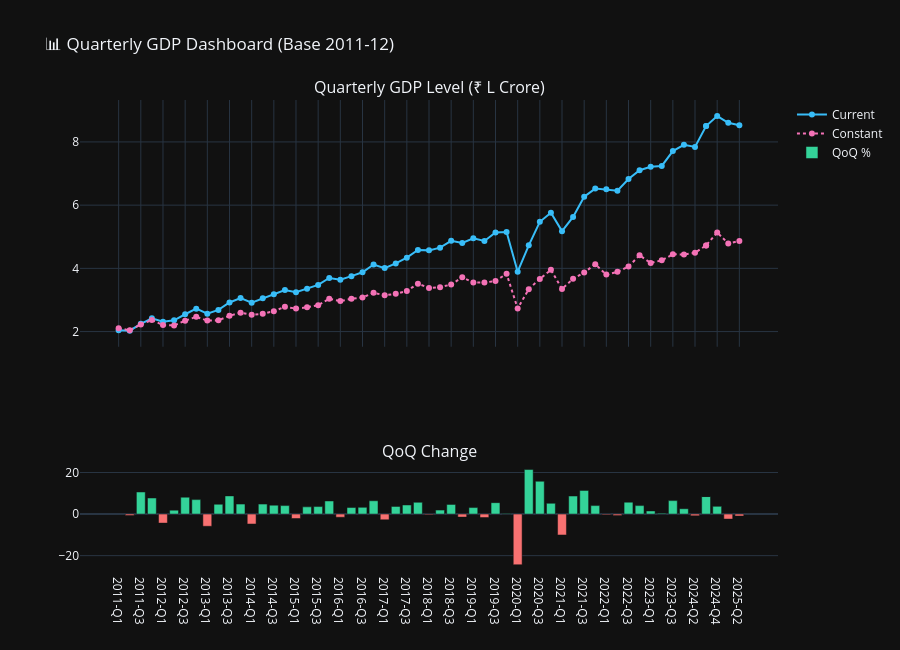

Notebook source saved alongside this figure:
### Code cell
gdp_q2 = df_qtr[(df_qtr['indicator'] == 'Gross Domestic Product') &
                (df_qtr['base_year'] == '2011-12')].dropna(subset=['quarter'])
gdp_q2 = gdp_q2.sort_values(['year_int','quarter'])
gdp_q2['period'] = gdp_q2['year_int'].astype(str) + '-' + gdp_q2['quarter'].astype(str)

fig = make_subplots(rows=2, cols=1, shared_xaxes=True, row_heights=[0.7, 0.3],
                    subplot_titles=['Quarterly GDP Level (₹ L Crore)', 'QoQ Change'])

fig.add_trace(go.Scatter(
    x=gdp_q2['period'], y=gdp_q2['current_price']/1e6,
    mode='lines+markers', name='Current',
    line=dict(color='#38bdf8', width=2)
), row=1, col=1)

fig.add_trace(go.Scatter(
    x=gdp_q2['period'], y=gdp_q2['constant_price']/1e6,
    mode='lines+markers', name='Constant',
    line=dict(color='#f472b6', width=2, dash='dot')
), row=1, col=1)

gdp_q2['qoq'] = gdp_q2['current_price'].pct_change() * 100
clr = ['#34d399' if v >= 0 else '#f87171' for v in gdp_q2['qoq'].fillna(0)]
fig.add_trace(go.Bar(
    x=gdp_q2['period'], y=gdp_q2['qoq'],
    marker_color=clr, name='QoQ %'
), row=2, col=1)

fig.update_layout(
    title='📊 Quarterly GDP Dashboard (Base 2011-12)',
    template='plotly_dark', height=650, hovermode='x unified'
)
fig.show()
fig.write_html('plotly_quarterly_dashboard.html')

### Figure 1 — Plotly figure (JSON) as saved in the notebook; plotly's stock layout.template omitted (floating-point values rounded to 4 significant figures)
{"data": [{"line": {"color": "#38bdf8", "width": 2}, "mode": "lines+markers", "name": "Current", "type": "scatter", "x": ["2011-Q1", "2011-Q2", "2011-Q3", "2011-Q4", "2012-Q1", "2012-Q2", "2012-Q3", "2012-Q4", "2013-Q1", "2013-Q2", "2013-Q3", "2013-Q4", "2014-Q1", "2014-Q2", "2014-Q3", "2014-Q4", "2015-Q1", "2015-Q2", "2015-Q3", "2015-Q4", "2016-Q1", "2016-Q2", "2016-Q3", "2016-Q4", "2017-Q1", "2017-Q2", "2017-Q3", "2017-Q4", "2018-Q1", "2018-Q2", "2018-Q3", "2018-Q4", "2019-Q1", "2019-Q2", "2019-Q3", "2019-Q4", "2020-Q1", "2020-Q2", "2020-Q3", "2020-Q4", "2021-Q1", "2021-Q2", "2021-Q3", "2021-Q4", "2022-Q1", "2022-Q2", "2022-Q3", "2022-Q4", "2023-Q1", "2023-Q2", "2023-Q3", "2024-Q1", "2024-Q2", "2024-Q3", "2024-Q3", "2024-Q4", "2025-Q1", "2025-Q2"], "xaxis": "x", "y": [2.043, 2.029, 2.245, 2.419, 2.313, 2.357, 2.548, 2.725, 2.565, 2.686, 2.921, 3.061, 2.914, 3.054, 3.185, 3.315, 3.244, 3.356, 3.477, 3.696, 3.64, 3.754, 3.875, 4.123, 4.009, 4.157, 4.339, 4.585, 4.569, 4.656, 4.873, 4.801, 4.951, 4.868, 5.135, 5.149, 3.894, 4.728, 5.474, 5.758, 5.178, 5.627, 6.268, 6.524, 6.5, 6.458, 6.828, 7.105, 7.212, 7.241, 7.71, 7.908, 7.84, 8.502, 8.502, 8.818, 8.605, 8.525], "yaxis": "y"}, {"line": {"color": "#f472b6", "dash": "dot", "width": 2}, "mode": "lines+markers", "name": "Constant", "type": "scatter", "x": ["2011-Q1", "2011-Q2", "2011-Q3", "2011-Q4", "2012-Q1", "2012-Q2", "2012-Q3", "2012-Q4", "2013-Q1", "2013-Q2", "2013-Q3", "2013-Q4", "2014-Q1", "2014-Q2", "2014-Q3", "2014-Q4", "2015-Q1", "2015-Q2", "2015-Q3", "2015-Q4", "2016-Q1", "2016-Q2", "2016-Q3", "2016-Q4", "2017-Q1", "2017-Q2", "2017-Q3", "2017-Q4", "2018-Q1", "2018-Q2", "2018-Q3", "2018-Q4", "2019-Q1", "2019-Q2", "2019-Q3", "2019-Q4", "2020-Q1", "2020-Q2", "2020-Q3", "2020-Q4", "2021-Q1", "2021-Q2", "2021-Q3", "2021-Q4", "2022-Q1", "2022-Q2", "2022-Q3", "2022-Q4", "2023-Q1", "2023-Q2", "2023-Q3", "2024-Q1", "2024-Q2", "2024-Q3", "2024-Q3", "2024-Q4", "2025-Q1", "2025-Q2"], "xaxis": "x", "y": [2.103, 2.043, 2.225, 2.365, 2.205, 2.196, 2.345, 2.467, 2.347, 2.357, 2.498, 2.599, 2.536, 2.562, 2.646, 2.784, 2.728, 2.768, 2.836, 3.037, 2.965, 3.036, 3.08, 3.228, 3.146, 3.197, 3.285, 3.516, 3.382, 3.404, 3.49, 3.717, 3.555, 3.55, 3.603, 3.827, 2.732, 3.343, 3.667, 3.953, 3.351, 3.672, 3.87, 4.129, 3.803, 3.891, 4.058, 4.413, 4.17, 4.255, 4.444, 4.442, 4.494, 4.727, 4.727, 5.135, 4.789, 4.863], "yaxis": "y"}, {"marker": {"color": ["#34d399", "#f87171", "#34d399", "#34d399", "#f87171", "#34d399", "#34d399", "#34d399", "#f87171", "#34d399", "#34d399", "#34d399", "#f87171", "#34d399", "#34d399", "#34d399", "#f87171", "#34d399", "#34d399", "#34d399", "#f87171", "#34d399", "#34d399", "#34d399", "#f87171", "#34d399", "#34d399", "#34d399", "#f87171", "#34d399", "#34d399", "#f87171", "#34d399", "#f87171", "#34d399", "#34d399", "#f87171", "#34d399", "#34d399", "#34d399", "#f87171", "#34d399", "#34d399", "#34d399", "#f87171", "#f87171", "#34d399", "#34d399", "#34d399", "#34d399", "#34d399", "#34d399", "#f87171", "#34d399", "#34d399", "#34d399", "#f87171", "#f87171"]}, "name": "QoQ %", "type": "bar", "x": ["2011-Q1", "2011-Q2", "2011-Q3", "2011-Q4", "2012-Q1", "2012-Q2", "2012-Q3", "2012-Q4", "2013-Q1", "2013-Q2", "2013-Q3", "2013-Q4", "2014-Q1", "2014-Q2", "2014-Q3", "2014-Q4", "2015-Q1", "2015-Q2", "2015-Q3", "2015-Q4", "2016-Q1", "2016-Q2", "2016-Q3", "2016-Q4", "2017-Q1", "2017-Q2", "2017-Q3", "2017-Q4", "2018-Q1", "2018-Q2", "2018-Q3", "2018-Q4", "2019-Q1", "2019-Q2", "2019-Q3", "2019-Q4", "2020-Q1", "2020-Q2", "2020-Q3", "2020-Q4", "2021-Q1", "2021-Q2", "2021-Q3", "2021-Q4", "2022-Q1", "2022-Q2", "2022-Q3", "2022-Q4", "2023-Q1", "2023-Q2", "2023-Q3", "2024-Q1", "2024-Q2", "2024-Q3", "2024-Q3", "2024-Q4", "2025-Q1", "2025-Q2"], "xaxis": "x2", "y": [NaN, -0.6864, 10.61, 7.736, -4.354, 1.891, 8.122, 6.95, -5.874, 4.71, 8.743, 4.786, -4.786, 4.79, 4.287, 4.074, -2.146, 3.464, 3.598, 6.304, -1.516, 3.141, 3.22, 6.394, -2.762, 3.7, 4.377, 5.658, -0.3341, 1.896, 4.66, -1.472, 3.126, -1.681, 5.489, 0.2607, -24.37, 21.43, 15.78, 5.179, -10.07, 8.674, 11.39, 4.072, -0.3637, -0.6437, 5.721, 4.066, 1.5, 0.4031, 6.477, 2.571, -0.8542, 8.444, 0.0, 3.707, -2.406, -0.9331], "yaxis": "y2"}], "layout": {"annotations": [{"font": {"size": 16}, "showarrow": false, "text": "Quarterly GDP Level (₹ L Crore)", "x": 0.5, "xanchor": "center", "xref": "paper", "y": 1.0, "yanchor": "bottom", "yref": "paper"}, {"font": {"size": 16}, "showarrow": false, "text": "QoQ Change", "x": 0.5, "xanchor": "center", "xref": "paper", "y": 0.225, "yanchor": "bottom", "yref": "paper"}], "height": 650, "hovermode": "x unified", "title": {"text": "📊 Quarterly GDP Dashboard (Base 2011-12)"}, "xaxis": {"anchor": "y", "domain": [0, 1], "matches": "x2", "showticklabels": false}, "xaxis2": {"anchor": "y2", "domain": [0, 1]}, "yaxis": {"anchor": "x", "domain": [0.475, 1.0]}, "yaxis2": {"anchor": "x2", "domain": [0, 0.225]}}}
